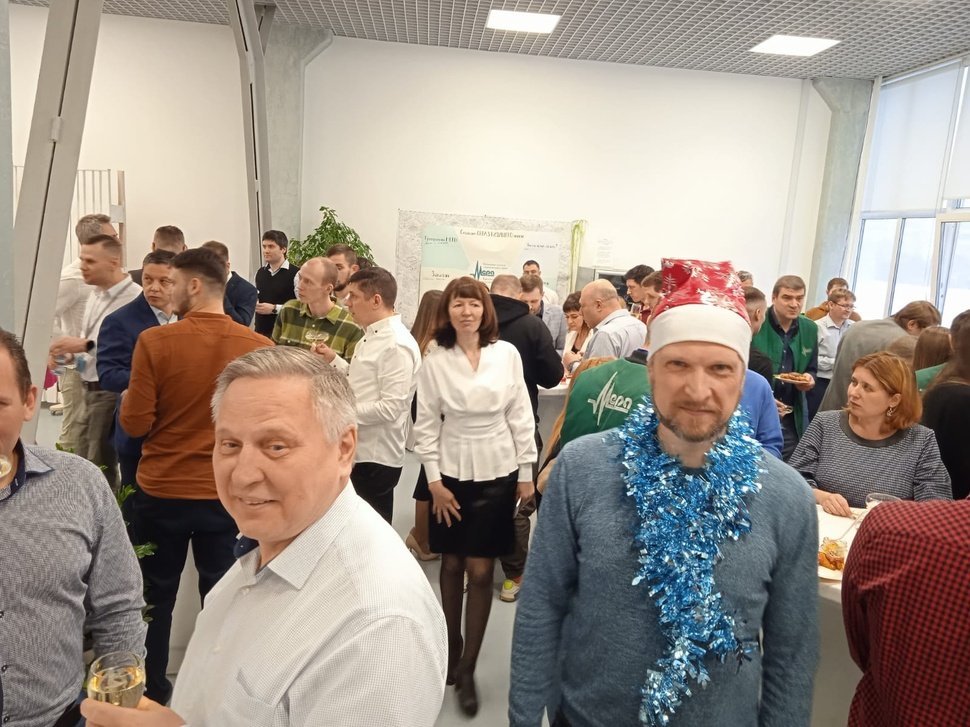
//> input picture test_one/test.jpg, 970 x 727 px, shrunk from 1600 x 1200 before the run, given in place of the camera
$ ./face_id   (built with g++ and OpenCV 4)
//> lines starting //> are read from the running program, lines starting //| are printed output that depends on the picture; after the words box and inside, x2 and y2 are one past the last pixel; in counts of white or black regions, pixels touching at a corner belong together
#include <opencv2/opencv.hpp>
#include <opencv2/objdetect.hpp>
#include <locale>

#include <iostream>

using namespace cv;
using namespace std;

int main() {
	std::setlocale(LC_ALL, "ru_Ru.UTF8");
	// Захват видео с камеры
	VideoCapture cap(0);
	if (!cap.isOpened()) {
		cout << "Камера не найдена!" << endl;
		return -1;
	}
/*
	Mat image = imread("test.jpg");
	if (image.empty()) {
		cout << "Не удалось загрузить имадж!" << endl;
	}
*/
	// Загрузка каскада для детектирования лиц
	CascadeClassifier faceCascade;
	if (!faceCascade.load("haarcascade_frontalface_default.xml")) {
		cout << "Не удалось загрузить каскад!" << endl;
		// Можно скачать с: https://github.com/opencv/opencv/tree/master/data/haarcascades
		return -1;
	}

	Mat frame;
	while (true) {
		cap >> frame;
//> frame is the input picture: 727 rows x 970 cols, CV_8UC3; mean B, G, R 136.8, 146.8, 158.2
		if (frame.empty()) break;

		// Конвертируем в оттенки серого для детектора
		Mat gray;
		cvtColor(frame, gray, COLOR_BGR2GRAY);
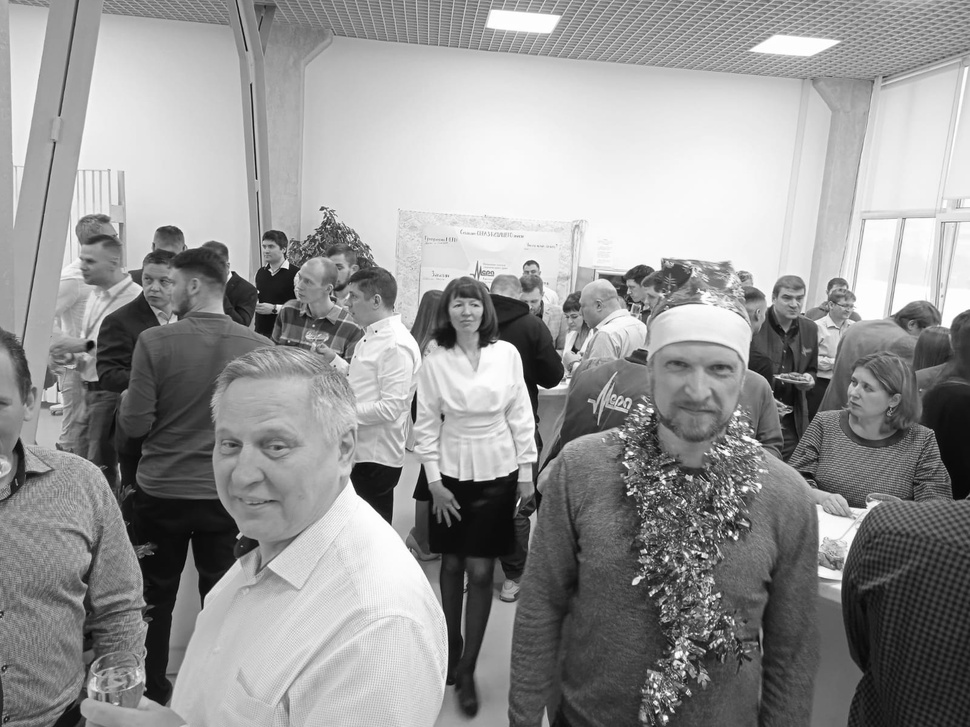
//> gray: 727 rows x 970 cols, CV_8UC1; min 2, max 255, mean 149.1
		equalizeHist(gray, gray);
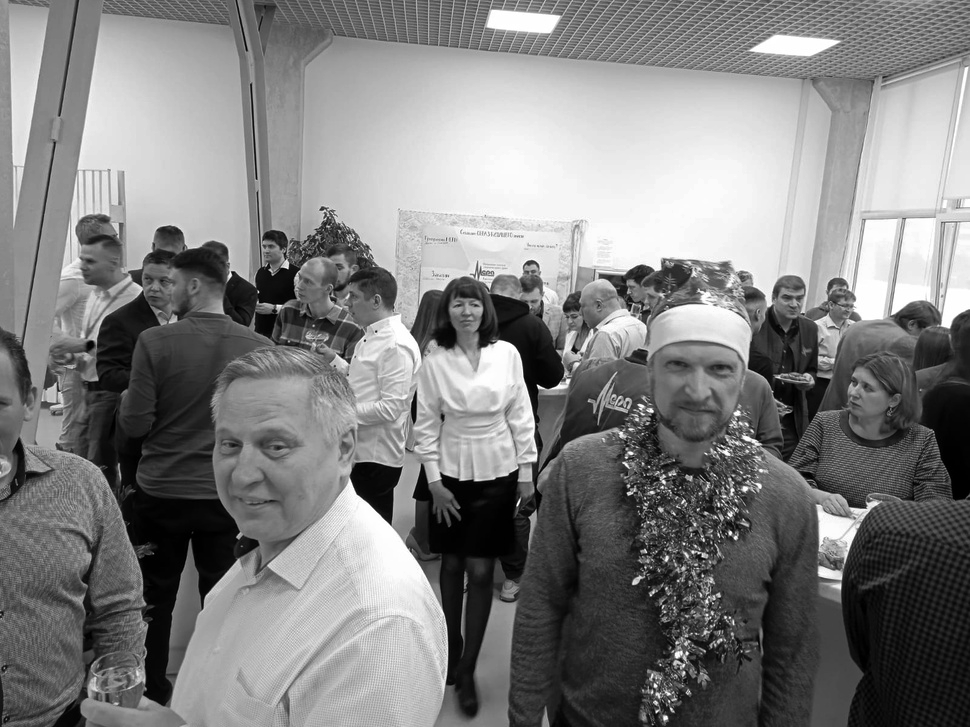
//> gray: 727 rows x 970 cols, CV_8UC1; min 0, max 255, mean 128.1

		// Детектируем лица
		vector<Rect> faces;
		faceCascade.detectMultiScale(gray, faces, 1.1, 3);
//> faces = 5 Rects (x, y, width, height): [560, 307, 25, 25], [777, 286, 33, 33], [443, 286, 46, 46], [646, 330, 102, 102], [188, 393, 136, 136]

		// Рисуем прямоугольники вокруг лиц
		for (const Rect& face : faces) {
			rectangle(frame, face, Scalar(0, 255, 0), 2);
			putText(frame, "Face", Point(face.x, face.y - 5),
				FONT_HERSHEY_SIMPLEX, 0.5, Scalar(0, 255, 0), 1);
		}
//> this loop made 5 passes
//> pass 1, `putText(frame, "Face", Point(face.x, face.y - 5), FONT_HERSHEY_SIMPLEX..`:
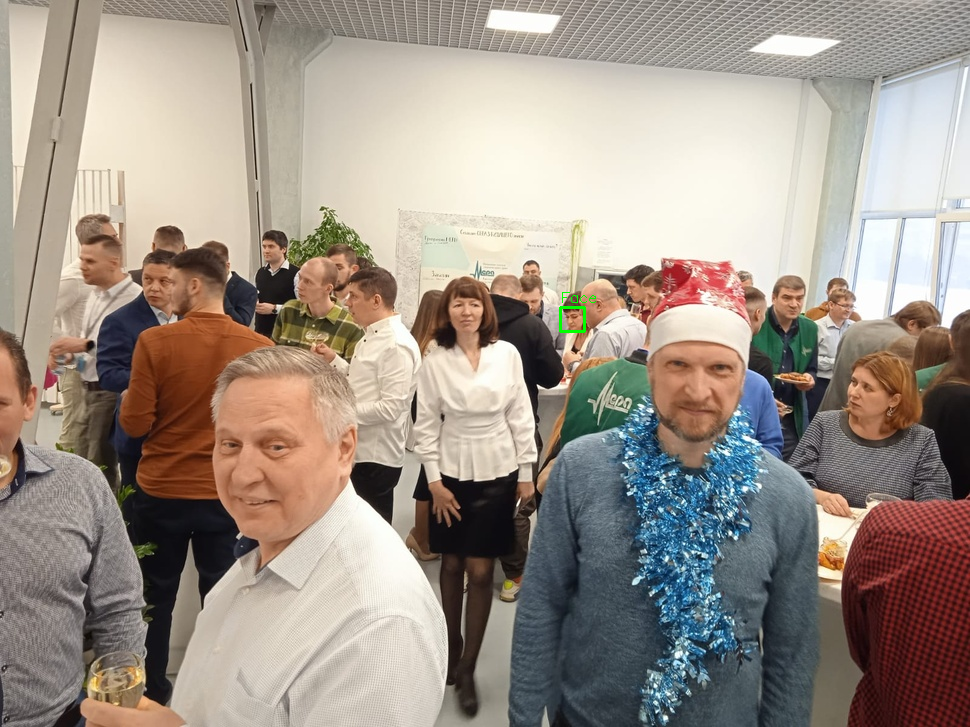
//> frame: 727 rows x 970 cols, CV_8UC3; 0.05% of pixels changed, all inside (x1, y1, x2, y2) = (559, 292, 596, 333)
//> pass 2, `putText(frame, "Face", Point(face.x, face.y - 5), FONT_HERSHEY_SIMPLEX..`:
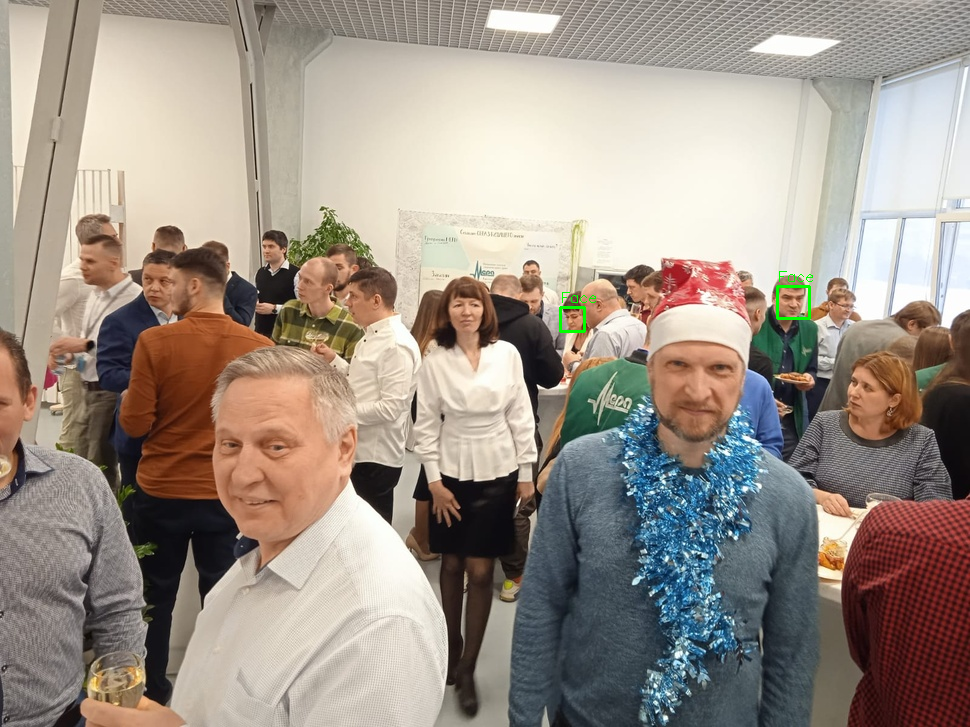
//> frame: 727 rows x 970 cols, CV_8UC3; 0.07% of pixels changed, all inside (x1, y1, x2, y2) = (776, 271, 813, 320)
//> pass 3, `putText(frame, "Face", Point(face.x, face.y - 5), FONT_HERSHEY_SIMPLEX..`:
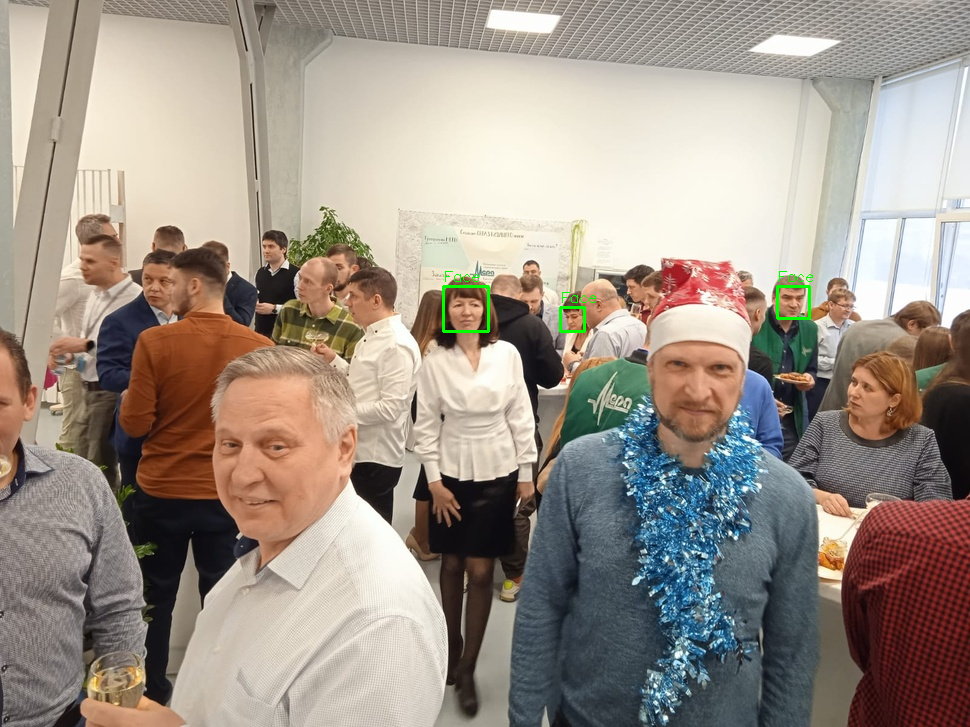
//> frame: 727 rows x 970 cols, CV_8UC3; 0.09% of pixels changed, all inside (x1, y1, x2, y2) = (442, 271, 490, 333)
//> after the loop:
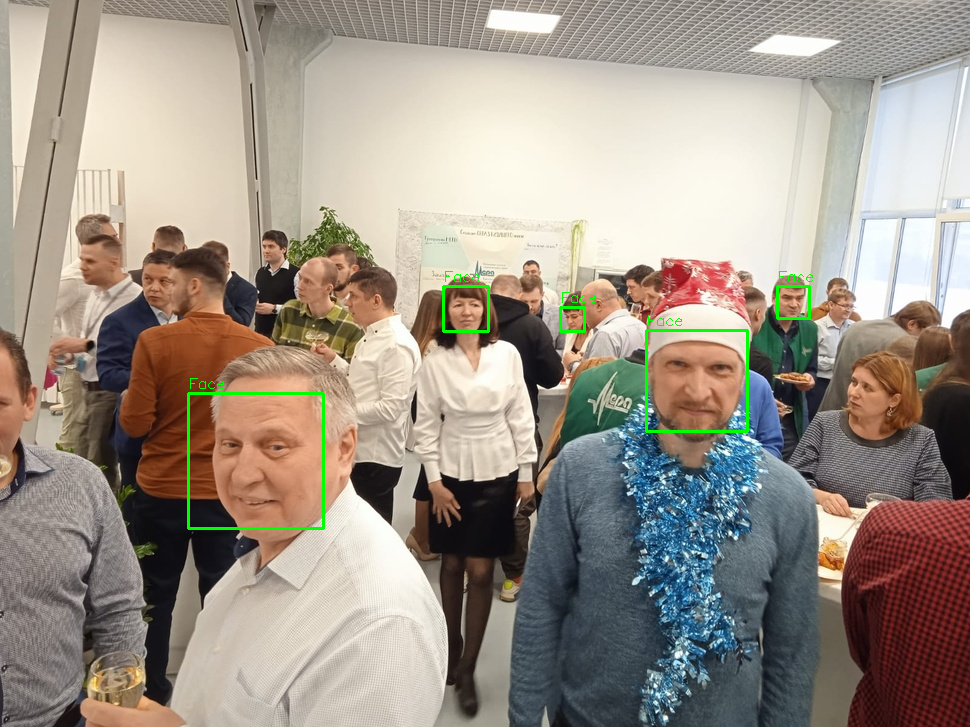
//> frame: 727 rows x 970 cols, CV_8UC3; 0.42% of pixels changed, all inside (x1, y1, x2, y2) = (187, 315, 749, 530)

		// Показываем результат
		imshow("Face Detection", frame);

		// Выход по нажатию 'q'
		if (waitKey(10) == 'q') break;
//> the 'q' key is pressed
	}

	return 0;
}
